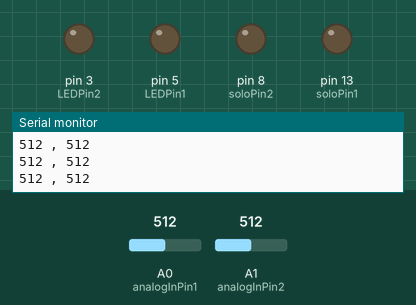
This sketch was run on a simulated Arduino Uno, built with avr-gcc and run on an emulated ATmega328P. Shown: output pins drawn as LEDs (lit = HIGH), the last lines printed to the serial monitor. The test bench sets the inputs (shaded band); at power-on: A0 (analogInPin1) = 512, A1 (analogInPin2) = 512.

Above: at 1.3 s.
1.4 s: A0 (analogInPin1) set to 687
2.9 s: A0 (analogInPin1) set to 716
At 4.4 s:
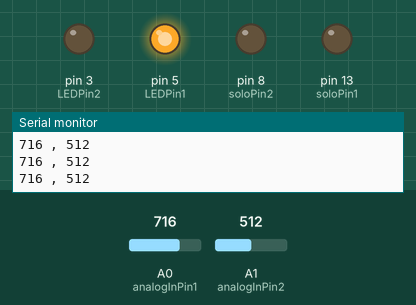
4.7 s: A1 (analogInPin2) set to 685
7.7 s: A1 (analogInPin2) set to 712
At 9.2 s:
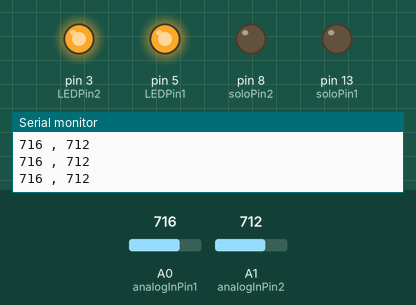
9.5 s: A0 (analogInPin1) set to 90
At 11.7 s:
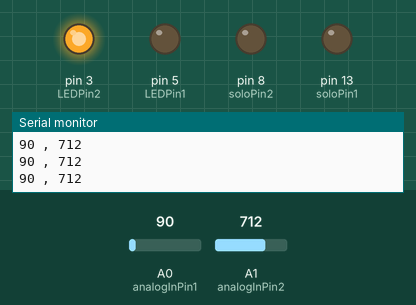
12.0 s: A0 (analogInPin1) set to 900
At 12.18 s:
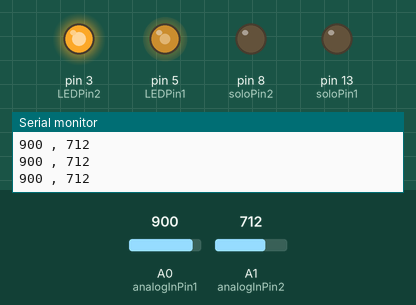
Timing chart, 0 to 21.7 s (numbered marks = the images above; inputs shaded):
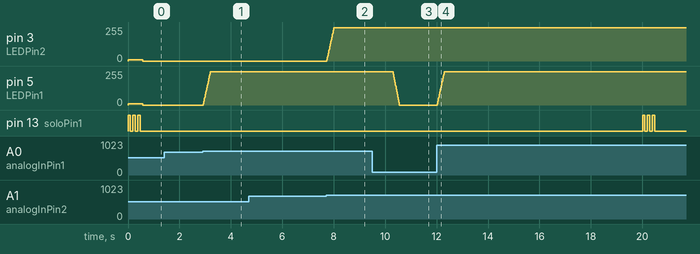

Measured:
- the behaviour switches between 700 and 701 on A0 (analogInPin1) (found by bisection; images 0 and 1)
- the behaviour switches between 700 and 701 on A1 (analogInPin2) (found by bisection; images 1 and 2)
- after the input at 2.9 s, pin 5 (LEDPin1): moves from 0/255 to 250/255 over 0.27 s, starting at once
- after the input at 7.7 s, pin 3 (LEDPin2): moves from 0/255 to 250/255 over 0.27 s, starting at once
- after the input at 9.5 s, pin 5 (LEDPin1): moves from 250/255 to 0/255 over 0.25 s, starting after 0.81 s
- after the input at 12.0 s, pin 5 (LEDPin1): moves from 0/255 to 250/255 over 0.27 s, starting at once; pin 8 (soloPin2): stops changing and stays LOW; pin 13 (soloPin1): alternates HIGH for 0.09 s and LOW for 0.10 s, 6 changes in all, then stays LOW, starting after 8.0 s
- by itself, pin 13 (soloPin1): alternates HIGH for 0.09 s and LOW for 0.10 s, 6 changes in all, then stays LOW

The sketch:

microphone_control_LED.ino
```cpp
//define 1
#define soloPin1 13
#define LEDPin1 5
const int analogInPin1 = A0;

int sensorValue1 = 0;
unsigned long previousMillis1 = 0;
int soundedge1= 700;
int brightness1 = 0;

//define 2
#define soloPin2 8
#define LEDPin2 3
const int analogInPin2 = A1;

int brightness2 = 0;
int sensorValue2 = 0;
unsigned long previousMillis2 = 0;
int soundedge2= 700;

//global
const long interval = 800;
int soloTime = 20000;
int delayval = 0;

void setup(){
  Serial.begin(9600);
  pinMode(LEDPin1,OUTPUT);
  pinMode(soloPin1,OUTPUT);
  analogWrite(LEDPin1,10);
  pinMode(LEDPin2,OUTPUT);
  pinMode(soloPin2,OUTPUT);
  analogWrite(LEDPin2,10);
}

void loop(){
  unsigned long currentMillis = millis();
  sensorValue1 = analogRead(analogInPin1);
  sensorValue2 = analogRead(analogInPin2);
  Serial.print(sensorValue1);
  Serial.print(" , ");
  Serial.println(sensorValue2);

//-----------------------------trigger 1--------------------------//
  if(currentMillis - previousMillis1 <= interval){
     if(sensorValue1 > soundedge1){
        previousMillis1 = currentMillis;
        if(brightness1 < 250){
          brightness1 +=10;
        }
      }
   // solenoid hit three times when the clock goes to 0,10,20,30,40,50 seconds
   //      Serial.println(millis() % soloTime);
      if((millis() % soloTime) < 100){
          solonoid1();
      }

   // LED strips turn on
      analogWrite(LEDPin1,brightness1);
  }

  else{
    if(sensorValue1 > soundedge1){
        previousMillis1 = currentMillis;
      }

    if(sensorValue1 <= soundedge1){
      if(brightness1 > 0){
          brightness1 -=10;
        }
    }

    analogWrite(LEDPin1,brightness1);
  }

//-----------------------------trigger 2--------------------------//
  if(currentMillis - previousMillis2 <= interval){
     if(sensorValue2 > soundedge2){
        previousMillis2 = currentMillis;
        if(brightness2 < 250){
          brightness2 +=10;
        }
      }
   // solenoid hit three times when the clock goes to 0,10,20,30,40,50 seconds
   //      Serial.println(millis() % soloTime);
      if((millis() % soloTime) < 100){
          solonoid2();
      }

   // LED strips turn on
      analogWrite(LEDPin2,brightness2);
  }

  else{
    if(sensorValue2 > soundedge2){
        previousMillis2 = currentMillis;
      }

    if(sensorValue2 <= soundedge2){
      if(brightness2 > 0){
          brightness2 -=10;
        }
    }

    analogWrite(LEDPin2,brightness2);

  }

}

void solonoid1(){
  digitalWrite(soloPin1,HIGH);
  delay(90);
  digitalWrite(soloPin1,LOW);
  delay(100);
  digitalWrite(soloPin1,HIGH);
  delay(90);
  digitalWrite(soloPin1,LOW);
  delay(100);
  digitalWrite(soloPin1,HIGH);
  delay(90);
  digitalWrite(soloPin1,LOW);
  delay(100);
}

void solonoid2(){
  digitalWrite(soloPin2,HIGH);
  delay(90);
  digitalWrite(soloPin2,LOW);
  delay(100);
  digitalWrite(soloPin2,HIGH);
  delay(90);
  digitalWrite(soloPin2,LOW);
  delay(100);
  digitalWrite(soloPin2,HIGH);
  delay(90);
  digitalWrite(soloPin2,LOW);
  delay(100);
}
```
